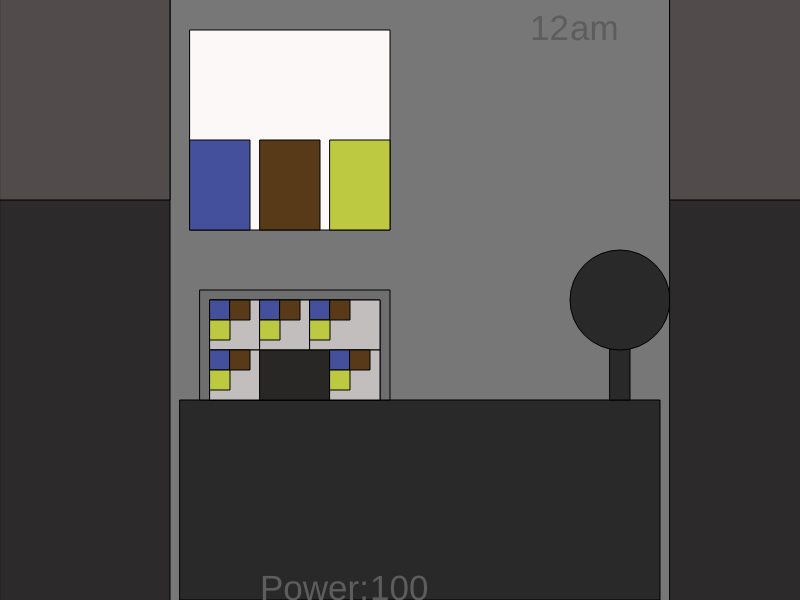
Frame 1 (no input)
Frame 60 (no input): identical to frame 1, image omitted
Frame 120 (the mouse pressed at the canvas centre since frame 60): identical to frame 1, image omitted

The p5.js sketch that drew this single still picture (run headless with seeded random() and noise() and a simulated clock; from frame 60 on, the mouse is pressed at the canvas centre):

// p5.js sketch
// ── sketch.js
var time = 12;
var power = 100;
var drc = 0;
var dlc = 0;
var dl = 0;
var dr = 0;
function setup() {
  createCanvas(800, 600);
}

function keyPressed() {
  if (key == "l") {
    dlc = 7;
  }
  if (key == "0") {
    dlc = -7;
  }
  if (key == "r") {
    drc = 7;
  }
  if (key == "o") {
    drc = -7;
  }
}
function draw() {
  office();
  fill("#524B4B");
  rect(0, -600 + dl, 170, 800); //LEFT DOOR
  rect(670, -600 + dr, 170, 800); // RIGHT DOOR

  drawCharacter(330, 350);//cam 5 bonnie
  drawCharacter(210, 300);
  drawCharacter(260, 300);
  drawCharacter(310, 300);
  drawCharacter(210, 350);
  drawCharacter2(330, 370);// cam 5 chica
  drawCharacter2(210, 320);
  drawCharacter2(260, 320);
  drawCharacter2(310, 320);
  drawCharacter2(210, 370);
drawCharacter3(350, 350);//cam 5 freddy
  drawCharacter3(230, 300);
  drawCharacter3(280, 300);
  drawCharacter3(330, 300);
  drawCharacter3(230, 350);
  dl = dl + dlc;

  if (dl > 400) {
    dl = 400;
    power = power - 5;
    dlc = 0;
  }
  if (dl < 0) {
    dl = 0;
  }
  dr = dr + drc;
  if (dr > 400) {
    dr = 400;
    power = power - 5;
    drc = 0;
  }
  if (dr < 0) {
    dr = 0;
  }
  fill("#5D5D5D")
  textSize(35);
  text("Power:", 260, 600);
  text(power, 370, 600);
  text(time, 530, 40);
  text("am", 570, 40);
}

function office() {
  background("#777777");
  fill("#2A2929");
  rect(180, 400, 480, 200); //desk
  rect(610, 310, 20, 90); // cams
  ellipse(620, 300, 100); // fan top
  fill("#6E6E6E");
  rect(200, 290, 190, 110); // cams
  fill("#FDF8F8");
  rect(190, 30, 200, 200); // poster bg
  fill("#45509C");
  rect(190, 140, 60, 90); // bonnie
  fill("#583A18");
  rect(260, 140, 60, 90); // freddy
  fill("#BDC941");
  rect(330, 140, 60, 90); // chica
  fill("#2C2A2A");
  rect(0, 0, 170, 800); //door:L
  rect(670, 0, 170, 800); //door:R
  fill("#918989");
  rect(210, 300, 170, 100); // cam screen
  fill("#C2BEBE");
  rect(210, 300, 50, 50); // cam 1
  rect(260, 300, 50, 50); // cam 2
  rect(310, 300, 70, 50); // cam 3
  rect(210, 350, 50, 50); // cam 4
  fill("#292626");
  rect(260, 350, 70, 50); // your office
  fill("#C2BEBE");
  rect(330, 350, 50, 50); // cam 5
}
function drawCharacter(x, y) {
  fill("#45509C");
  rect(x, y, 20, 20);
}

function drawCharacter2(x, y) {
  fill("#BDC941")
  rect(x,y,20,20)
}
function drawCharacter3(x, y) {
  fill("#583A18")
  rect(x,y,20,20)
}
